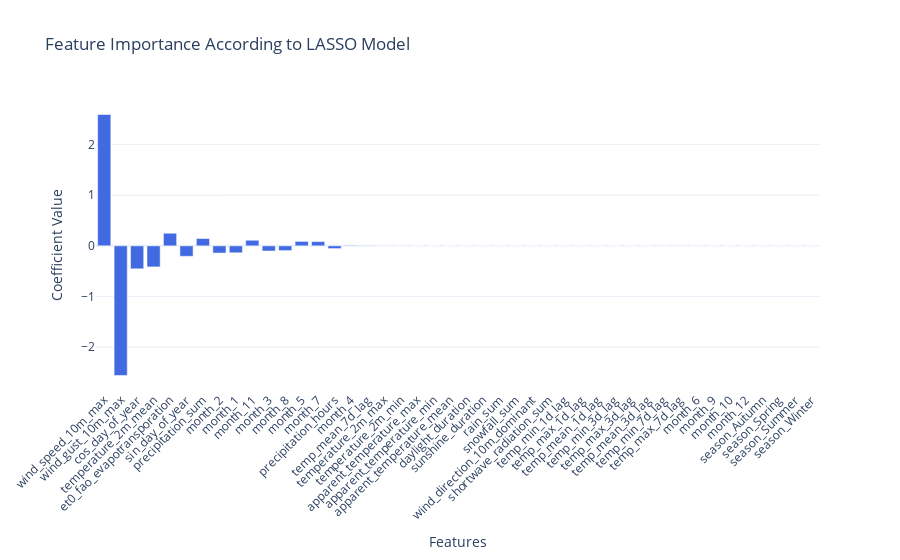

Notebook code cell kept with this figure:
### Code cell
# Visualize coefficients
features_coefficients = zip(feature_names, lasso_weather_coefficients)

# Convert to list for sorting and plotting
features_coefficients_list = list(features_coefficients)

# Sort coefficients by their absolute values for better visualization
features_coefficients_list.sort(key=lambda x: abs(x[1]), reverse=True)

# Unzip into two lists for plotting
sorted_features, sorted_coefficients = zip(*features_coefficients_list)

# Create a bar chart
fig = go.Figure([go.Bar(x=sorted_features, y=sorted_coefficients, marker_color='royalblue')])
fig.update_layout(
    title='Feature Importance According to LASSO Model',
    xaxis_title='Features',
    yaxis_title='Coefficient Value',
    xaxis_tickangle=-45,
    template='plotly_white'
)

fig.show()

### Figure 1 — Plotly figure (JSON) as saved in the notebook; plotly's stock layout.template omitted (floating-point values rounded to 4 significant figures)
{"data": [{"marker": {"color": "royalblue"}, "type": "bar", "x": ["wind_speed_10m_max", "wind_gust_10m_max", "cos_day_of_year", "temperature_2m_mean", "et0_fao_evapotransporation", "sin_day_of_year", "precipitation_sum", "month_2", "month_1", "month_11", "month_3", "month_8", "month_5", "month_7", "precipitation_hours", "month_4", "temp_mean_7d_lag", "temperature_2m_max", "temperature_2m_min", "apparent_temperature_max", "apparent_temperature_min", "apparent_temperature_mean", "daylight_duration", "sunshine_duration", "rain_sum", "snowfall_sum", "wind_direction_10m_dominant", "shortwave_radiation_sum", "temp_min_1d_lag", "temp_max_1d_lag", "temp_mean_1d_lag", "temp_min_3d_lag", "temp_max_3d_lag", "temp_mean_3d_lag", "temp_min_7d_lag", "temp_max_7d_lag", "month_6", "month_9", "month_10", "month_12", "season_Autumn", "season_Spring", "season_Summer", "season_Winter"], "y": [2.594, -2.56, -0.4534, -0.4161, 0.2491, -0.2067, 0.1441, -0.1424, -0.137, 0.1102, -0.102, -0.09361, 0.08773, 0.08444, -0.05426, 0.009569, -0.003559, 0, 0, 0, 0, 0, 0, 0, 0, 0, 0, 0, 0, 0, 0, 0, 0, 0, 0, 0, 0, 0, 0, 0, 0, 0, 0, 0]}], "layout": {"autosize": true, "title": {"text": "Feature Importance According to LASSO Model"}, "xaxis": {"autorange": true, "range": [-0.5, 43.5], "tickangle": -45, "title": {"text": "Features"}, "type": "category"}, "yaxis": {"autorange": true, "range": [-2.847, 2.88], "title": {"text": "Coefficient Value"}, "type": "linear"}}}
